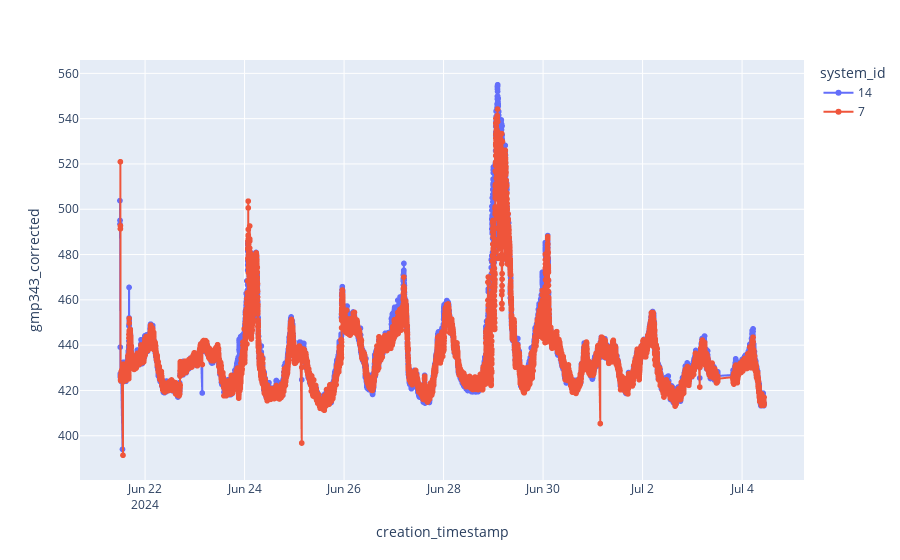

The code cell stored with this chart in its notebook:
### Code cell
fig = px.line(df, x="creation_timestamp", y="gmp343_corrected", markers=True, color="system_id")
fig.show()

### Figure 1 — Plotly figure (JSON) as saved in the notebook; plotly's stock layout.template omitted (floating-point values rounded to 4 significant figures; data arrays with more than 128 entries replaced by an {"elided": "..."} marker saying what was removed)
{"data": [{"hovertemplate": "system_id=14<br>creation_timestamp=%{x}<br>gmp343_corrected=%{y}<extra></extra>", "legendgroup": "14", "line": {"color": "#636efa", "dash": "solid"}, "marker": {"symbol": "circle"}, "mode": "lines+markers", "name": "14", "showlegend": true, "type": "scattergl", "x": {"elided": "17886 str values"}, "xaxis": "x", "y": {"elided": "17886 float values"}, "yaxis": "y"}, {"hovertemplate": "system_id=7<br>creation_timestamp=%{x}<br>gmp343_corrected=%{y}<extra></extra>", "legendgroup": "7", "line": {"color": "#EF553B", "dash": "solid"}, "marker": {"symbol": "circle"}, "mode": "lines+markers", "name": "7", "showlegend": true, "type": "scattergl", "x": {"elided": "17877 str values"}, "xaxis": "x", "y": {"elided": "17877 float values"}, "yaxis": "y"}], "layout": {"legend": {"title": {"text": "system_id"}, "tracegroupgap": 0}, "margin": {"t": 60}, "xaxis": {"anchor": "y", "domain": [0, 1], "title": {"text": "creation_timestamp"}}, "yaxis": {"anchor": "x", "domain": [0, 1], "title": {"text": "gmp343_corrected"}}}}
